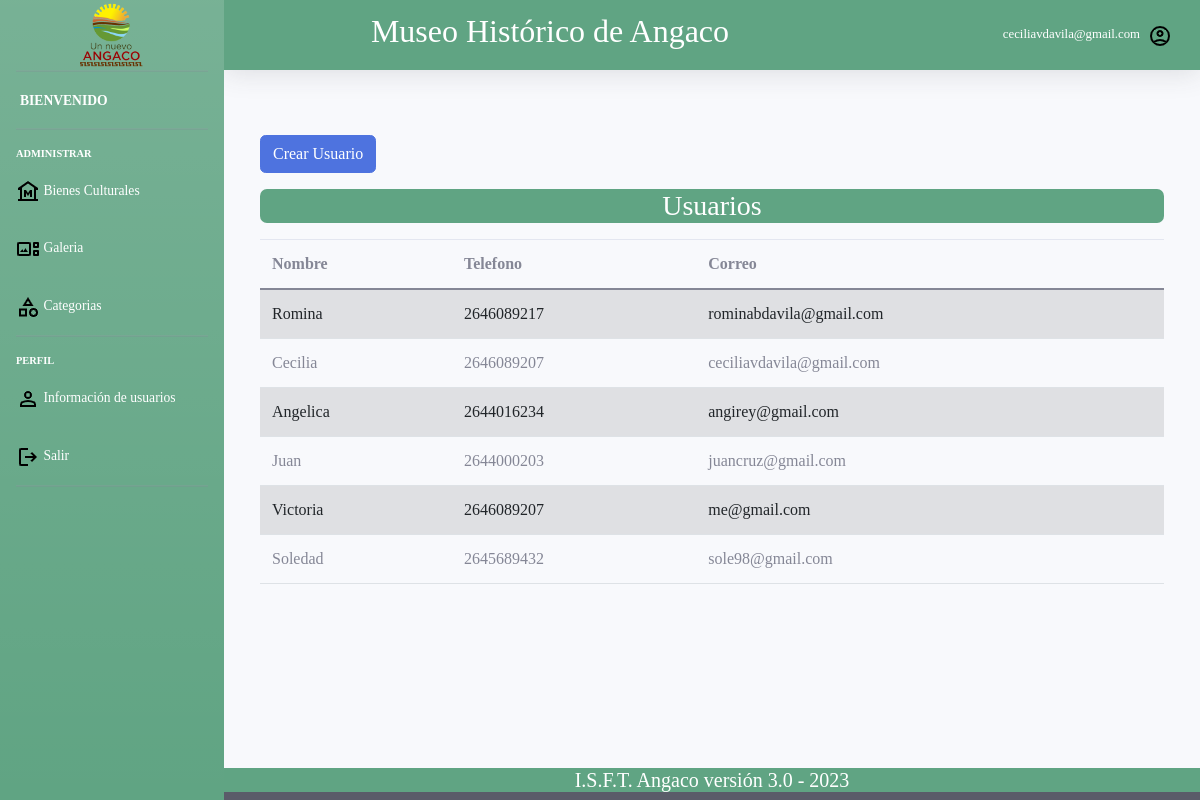
The app's page /views/usuarios/usuariosindex.php (signed in) with its own data.
### tables this page shows
CREATE TABLE `user` (
  `id` int(11) NOT NULL,
  `nombre` varchar(50) NOT NULL,
  `correo` varchar(50) DEFAULT NULL,
  `password` varchar(16) DEFAULT NULL,
  `telefono` varchar(15) DEFAULT NULL COMMENT '\r\n',
  `registro` timestamp NULL DEFAULT current_timestamp() COMMENT 'CURRENT_TIMESTAMP'
);

### views/usuarios/usuariosindex.php (the view, shortened to what this page needs)
<!DOCTYPE html>
<html lang="en">
<?php require '../../includes/_db.php' ?>
<?php require '../../includes/_header.php' ?>
<body>
<div id= "content">
        <section>
        <div class="container mt-5">
<div class="row">
<div class="col-sm-12 mb-3">
</div>
</div>
<div class="col-sm-12 mb-3">
<div class="mb-3">
<a href="usuarios/formulario_agregar.php"><input type="button"  class="btn btn-primary space" value="Crear Usuario"></a>
</div>
<center><h3>Usuarios</h3></center>
</div>
<div class="col-sm-12">
<div class="table-responsive">
<table class="table table-striped table-hover">
<thead>
<tr>
<th>Nombre</th>
<th>Telefono</th>
<th>Correo</th>
</tr>
</thead>
<tbody>
<?php
$sql = "SELECT  nombre,  telefono, correo FROM user ";
$usuarios = mysqli_query($conexion, $sql);
if($usuarios -> num_rows > 0){
foreach($usuarios as $key => $row ){
?>
<tr>
<td><?php echo $row['nombre']; ?></td>
<td><?php echo $row['telefono']; ?></td>
<td><?php echo $row['correo']; ?></td>
</tr>
<?php
}
}else{
    ?>
    <tr class="text-center">
    <td colspan="4">No existe registros</td>
    </tr>
    <?php
}?>
</tbody>
</table>
</div>
</div>
</div>
</div>
        <section>
            <div class= "container">
                <div class= "row">
                    <div class= "col-lg-9">
            </div>
        </section>
    </div>
    <?php require '../../includes/_footer.php' ?>
    </body>
</html>

### css/styles.css (style rules this page uses)
h3 { background-color:#60A483 ; border-radius: 7px; color: white; float: none; font-size: 20px; margin-left: auto; margin-right: auto; }

### css/estilo.css (style rules this page uses)
* { margin: 0; padding: 0; outline: none; font-family: serif; }

### records on screen
user: nombre "Romina", telefono "2646089217", correo "rominabdavila@gmail.com"
user: nombre "Cecilia", telefono "2646089207", correo "ceciliavdavila@gmail.com"
user: nombre "Angelica", telefono "2644016234", correo "angirey@gmail.com"
user: nombre "Juan", telefono "2644000203", correo "juancruz@gmail.com"
user: nombre "Victoria", telefono "2646089207", correo "me@gmail.com"
user: nombre "Soledad", telefono "2645689432", correo "sole98@gmail.com"

### other values on screen
$actualsesion "ceciliavdavila@gmail.com"
